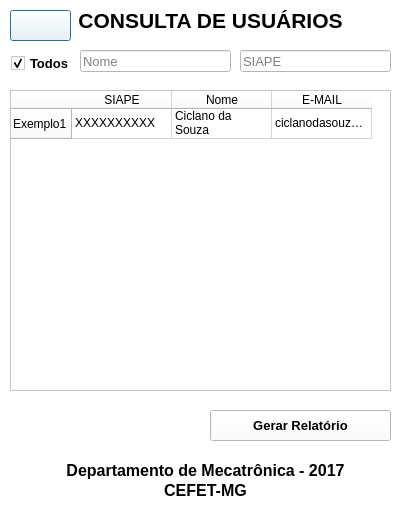
<?xml version="1.0" encoding="UTF-8"?>
<ui version="4.0">
 <class>ConsUsuarios</class>
 <widget class="QDialog" name="ConsUsuarios">
  <property name="geometry">
   <rect>
    <x>0</x>
    <y>0</y>
    <width>415</width>
    <height>524</height>
   </rect>
  </property>
  <property name="windowTitle">
   <string>Dialog</string>
  </property>
  <property name="styleSheet">
   <string notr="true">background-color: rgb(255, 255, 255);</string>
  </property>
  <widget class="QLabel" name="label">
   <property name="geometry">
    <rect>
     <x>30</x>
     <y>10</y>
     <width>361</width>
     <height>21</height>
    </rect>
   </property>
   <property name="font">
    <font>
     <pointsize>16</pointsize>
     <weight>75</weight>
     <bold>true</bold>
    </font>
   </property>
   <property name="text">
    <string>CONSULTA DE USUÁRIOS</string>
   </property>
   <property name="alignment">
    <set>Qt::AlignCenter</set>
   </property>
  </widget>
  <widget class="QTableWidget" name="tableWidget">
   <property name="geometry">
    <rect>
     <x>10</x>
     <y>90</y>
     <width>381</width>
     <height>301</height>
    </rect>
   </property>
   <property name="toolTip">
    <string>&lt;html&gt;&lt;head/&gt;&lt;body&gt;&lt;p&gt;sdsadfaf&lt;/p&gt;&lt;/body&gt;&lt;/html&gt;</string>
   </property>
   <row>
    <property name="text">
     <string>Exemplo1</string>
    </property>
   </row>
   <column>
    <property name="text">
     <string>SIAPE</string>
    </property>
   </column>
   <column>
    <property name="text">
     <string>Nome</string>
    </property>
   </column>
   <column>
    <property name="text">
     <string>E-MAIL</string>
    </property>
   </column>
   <item row="0" column="0">
    <property name="text">
     <string>XXXXXXXXXX</string>
    </property>
   </item>
   <item row="0" column="1">
    <property name="text">
     <string>Ciclano da Souza</string>
    </property>
   </item>
   <item row="0" column="2">
    <property name="text">
     <string>ciclanodasouza@gmail.com</string>
    </property>
   </item>
  </widget>
  <widget class="QCheckBox" name="checkBox">
   <property name="geometry">
    <rect>
     <x>11</x>
     <y>53</y>
     <width>58</width>
     <height>20</height>
    </rect>
   </property>
   <property name="font">
    <font>
     <pointsize>10</pointsize>
     <weight>75</weight>
     <bold>true</bold>
    </font>
   </property>
   <property name="text">
    <string>Todos</string>
   </property>
   <property name="checked">
    <bool>true</bool>
   </property>
  </widget>
  <widget class="QLineEdit" name="lineEdit">
   <property name="geometry">
    <rect>
     <x>240</x>
     <y>50</y>
     <width>151</width>
     <height>22</height>
    </rect>
   </property>
   <property name="font">
    <font>
     <pointsize>10</pointsize>
    </font>
   </property>
   <property name="placeholderText">
    <string>SIAPE</string>
   </property>
  </widget>
  <widget class="QLineEdit" name="lineEdit_2">
   <property name="geometry">
    <rect>
     <x>80</x>
     <y>50</y>
     <width>151</width>
     <height>22</height>
    </rect>
   </property>
   <property name="font">
    <font>
     <pointsize>10</pointsize>
    </font>
   </property>
   <property name="placeholderText">
    <string>Nome</string>
   </property>
  </widget>
  <widget class="QLabel" name="label_2">
   <property name="geometry">
    <rect>
     <x>0</x>
     <y>460</y>
     <width>411</width>
     <height>20</height>
    </rect>
   </property>
   <property name="font">
    <font>
     <pointsize>12</pointsize>
     <weight>75</weight>
     <bold>true</bold>
    </font>
   </property>
   <property name="text">
    <string>Departamento de Mecatrônica - 2017</string>
   </property>
   <property name="alignment">
    <set>Qt::AlignCenter</set>
   </property>
  </widget>
  <widget class="QLabel" name="label_3">
   <property name="geometry">
    <rect>
     <x>0</x>
     <y>480</y>
     <width>411</width>
     <height>20</height>
    </rect>
   </property>
   <property name="font">
    <font>
     <pointsize>12</pointsize>
     <weight>75</weight>
     <bold>true</bold>
    </font>
   </property>
   <property name="text">
    <string>CEFET-MG</string>
   </property>
   <property name="alignment">
    <set>Qt::AlignCenter</set>
   </property>
  </widget>
  <widget class="QPushButton" name="pushButton_3">
   <property name="geometry">
    <rect>
     <x>10</x>
     <y>10</y>
     <width>61</width>
     <height>31</height>
    </rect>
   </property>
   <property name="minimumSize">
    <size>
     <width>61</width>
     <height>31</height>
    </size>
   </property>
   <property name="maximumSize">
    <size>
     <width>100</width>
     <height>100</height>
    </size>
   </property>
   <property name="styleSheet">
    <string notr="true">background-image: url(:/img/img/voltar.png);</string>
   </property>
   <property name="text">
    <string/>
   </property>
  </widget>
  <widget class="QPushButton" name="pushButton">
   <property name="geometry">
    <rect>
     <x>210</x>
     <y>410</y>
     <width>181</width>
     <height>31</height>
    </rect>
   </property>
   <property name="font">
    <font>
     <pointsize>10</pointsize>
     <weight>75</weight>
     <bold>true</bold>
    </font>
   </property>
   <property name="text">
    <string>Gerar Relatório</string>
   </property>
  </widget>
 </widget>
 <resources/>
 <connections>
  <connection>
   <sender>pushButton_3</sender>
   <signal>clicked()</signal>
   <receiver>ConsUsuarios</receiver>
   <slot>close()</slot>
   <hints>
    <hint type="sourcelabel">
     <x>32</x>
     <y>13</y>
    </hint>
    <hint type="destinationlabel">
     <x>6</x>
     <y>43</y>
    </hint>
   </hints>
  </connection>
 </connections>
</ui>
